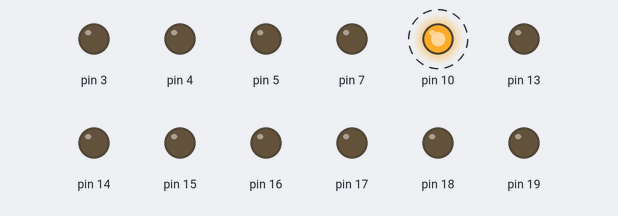
Simulated run of this sketch. Board: Arduino Uno, built for the host (arithmetic inside an expression is 32-bit, double 64-bit). On the bench: output pins drawn as LEDs (lit = HIGH). Dashed ring = blinking.

Above: at 0.2 s.
Timing chart, 0 to 3.0 s (numbered marks = the images above):
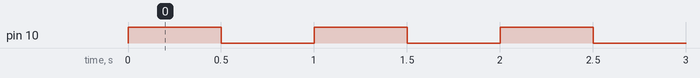

Measured:
- by itself, pin 10: alternates HIGH for 0.50 s and LOW for 0.50 s

The sketch:

BlinkLight.ino
```cpp
#include "SimonBoardHacking.h"
#include "Utility.h"

void repeat()
{
  turn_on_light(upper_left_light);
  wait_this_many_seconds(0.5);

  turn_off_light(upper_left_light);
  wait_this_many_seconds(0.5);
}
```
